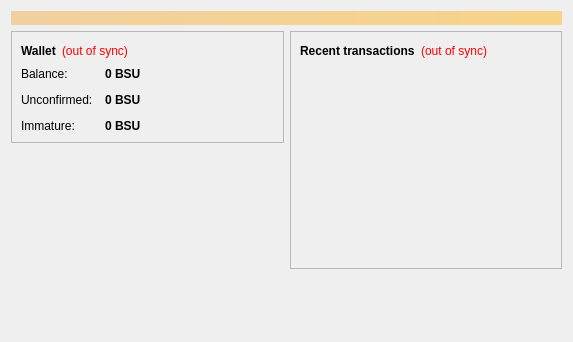
<?xml version="1.0" encoding="UTF-8"?>
<ui version="4.0">
 <class>OverviewPage</class>
 <widget class="QWidget" name="OverviewPage">
  <property name="geometry">
   <rect>
    <x>0</x>
    <y>0</y>
    <width>573</width>
    <height>342</height>
   </rect>
  </property>
  <property name="windowTitle">
   <string>Form</string>
  </property>
  <layout class="QVBoxLayout" name="topLayout">
   <item>
    <widget class="QLabel" name="labelAlerts">
     <property name="visible">
      <bool>false</bool>
     </property>
     <property name="styleSheet">
      <string notr="true">background-color: qlineargradient(x1: 0, y1: 0, x2: 1, y2: 0, stop:0 #F0D0A0, stop:1 #F8D488); color:#000000;</string>
     </property>
     <property name="wordWrap">
      <bool>true</bool>
     </property>
     <property name="margin">
      <number>3</number>
     </property>
    </widget>
   </item>
   <item>
    <layout class="QHBoxLayout" name="horizontalLayout" stretch="1,1">
     <item>
      <layout class="QVBoxLayout" name="verticalLayout_2">
       <item>
        <widget class="QFrame" name="frame">
         <property name="frameShape">
          <enum>QFrame::StyledPanel</enum>
         </property>
         <property name="frameShadow">
          <enum>QFrame::Raised</enum>
         </property>
         <layout class="QVBoxLayout" name="verticalLayout_4">
          <item>
           <layout class="QHBoxLayout" name="horizontalLayout_4">
            <item>
             <widget class="QLabel" name="label_5">
              <property name="font">
               <font>
                <weight>75</weight>
                <bold>true</bold>
               </font>
              </property>
              <property name="text">
               <string>Wallet</string>
              </property>
             </widget>
            </item>
            <item>
             <widget class="QLabel" name="labelWalletStatus">
              <property name="toolTip">
               <string>The displayed information may be out of date. Your wallet automatically synchronizes with the Bouichecoin network after a connection is established, but this process has not completed yet.</string>
              </property>
              <property name="styleSheet">
               <string notr="true">QLabel { color: red; }</string>
              </property>
              <property name="text">
               <string notr="true">(out of sync)</string>
              </property>
              <property name="alignment">
               <set>Qt::AlignLeading|Qt::AlignLeft|Qt::AlignVCenter</set>
              </property>
             </widget>
            </item>
            <item>
             <spacer name="horizontalSpacer_2">
              <property name="orientation">
               <enum>Qt::Horizontal</enum>
              </property>
              <property name="sizeHint" stdset="0">
               <size>
                <width>40</width>
                <height>20</height>
               </size>
              </property>
             </spacer>
            </item>
           </layout>
          </item>
          <item>
           <layout class="QFormLayout" name="formLayout_2">
            <property name="fieldGrowthPolicy">
             <enum>QFormLayout::AllNonFixedFieldsGrow</enum>
            </property>
            <property name="horizontalSpacing">
             <number>12</number>
            </property>
            <property name="verticalSpacing">
             <number>12</number>
            </property>
            <item row="0" column="0">
             <widget class="QLabel" name="label">
              <property name="text">
               <string>Balance:</string>
              </property>
             </widget>
            </item>
            <item row="0" column="1">
             <widget class="QLabel" name="labelBalance">
              <property name="font">
               <font>
                <weight>75</weight>
                <bold>true</bold>
               </font>
              </property>
              <property name="cursor">
               <cursorShape>IBeamCursor</cursorShape>
              </property>
              <property name="toolTip">
               <string>Your current balance</string>
              </property>
              <property name="text">
               <string notr="true">0 BSU</string>
              </property>
              <property name="textInteractionFlags">
               <set>Qt::LinksAccessibleByMouse|Qt::TextSelectableByKeyboard|Qt::TextSelectableByMouse</set>
              </property>
             </widget>
            </item>
            <item row="1" column="0">
             <widget class="QLabel" name="label_3">
              <property name="text">
               <string>Unconfirmed:</string>
              </property>
             </widget>
            </item>
            <item row="1" column="1">
             <widget class="QLabel" name="labelUnconfirmed">
              <property name="font">
               <font>
                <weight>75</weight>
                <bold>true</bold>
               </font>
              </property>
              <property name="cursor">
               <cursorShape>IBeamCursor</cursorShape>
              </property>
              <property name="toolTip">
               <string>Total of transactions that have yet to be confirmed, and do not yet count toward the current balance</string>
              </property>
              <property name="text">
               <string notr="true">0 BSU</string>
              </property>
              <property name="textInteractionFlags">
               <set>Qt::LinksAccessibleByMouse|Qt::TextSelectableByKeyboard|Qt::TextSelectableByMouse</set>
              </property>
             </widget>
            </item>
            <item row="2" column="0">
             <widget class="QLabel" name="labelImmatureText">
              <property name="text">
               <string>Immature:</string>
              </property>
             </widget>
            </item>
            <item row="2" column="1">
             <widget class="QLabel" name="labelImmature">
              <property name="font">
               <font>
                <weight>75</weight>
                <bold>true</bold>
               </font>
              </property>
              <property name="toolTip">
               <string>Mined balance that has not yet matured</string>
              </property>
              <property name="text">
               <string notr="true">0 BSU</string>
              </property>
              <property name="textInteractionFlags">
               <set>Qt::LinksAccessibleByMouse|Qt::TextSelectableByKeyboard|Qt::TextSelectableByMouse</set>
              </property>
             </widget>
            </item>
           </layout>
          </item>
         </layout>
        </widget>
       </item>
       <item>
        <spacer name="verticalSpacer">
         <property name="orientation">
          <enum>Qt::Vertical</enum>
         </property>
         <property name="sizeHint" stdset="0">
          <size>
           <width>20</width>
           <height>40</height>
          </size>
         </property>
        </spacer>
       </item>
      </layout>
     </item>
     <item>
      <layout class="QVBoxLayout" name="verticalLayout_3">
       <item>
        <widget class="QFrame" name="frame_2">
         <property name="frameShape">
          <enum>QFrame::StyledPanel</enum>
         </property>
         <property name="frameShadow">
          <enum>QFrame::Raised</enum>
         </property>
         <layout class="QVBoxLayout" name="verticalLayout">
          <item>
           <layout class="QHBoxLayout" name="horizontalLayout_2">
            <item>
             <widget class="QLabel" name="label_4">
              <property name="text">
               <string>&lt;b&gt;Recent transactions&lt;/b&gt;</string>
              </property>
             </widget>
            </item>
            <item>
             <widget class="QLabel" name="labelTransactionsStatus">
              <property name="toolTip">
               <string>The displayed information may be out of date. Your wallet automatically synchronizes with the Bouichecoin network after a connection is established, but this process has not completed yet.</string>
              </property>
              <property name="styleSheet">
               <string notr="true">QLabel { color: red; }</string>
              </property>
              <property name="text">
               <string notr="true">(out of sync)</string>
              </property>
              <property name="alignment">
               <set>Qt::AlignRight|Qt::AlignTrailing|Qt::AlignVCenter</set>
              </property>
             </widget>
            </item>
            <item>
             <spacer name="horizontalSpacer">
              <property name="orientation">
               <enum>Qt::Horizontal</enum>
              </property>
              <property name="sizeHint" stdset="0">
               <size>
                <width>40</width>
                <height>20</height>
               </size>
              </property>
             </spacer>
            </item>
           </layout>
          </item>
          <item>
           <widget class="QListView" name="listTransactions">
            <property name="styleSheet">
             <string notr="true">QListView { background: transparent; }</string>
            </property>
            <property name="frameShape">
             <enum>QFrame::NoFrame</enum>
            </property>
            <property name="verticalScrollBarPolicy">
             <enum>Qt::ScrollBarAlwaysOff</enum>
            </property>
            <property name="horizontalScrollBarPolicy">
             <enum>Qt::ScrollBarAlwaysOff</enum>
            </property>
            <property name="selectionMode">
             <enum>QAbstractItemView::NoSelection</enum>
            </property>
           </widget>
          </item>
         </layout>
        </widget>
       </item>
       <item>
        <spacer name="verticalSpacer_2">
         <property name="orientation">
          <enum>Qt::Vertical</enum>
         </property>
         <property name="sizeHint" stdset="0">
          <size>
           <width>20</width>
           <height>40</height>
          </size>
         </property>
        </spacer>
       </item>
      </layout>
     </item>
    </layout>
   </item>
  </layout>
 </widget>
 <resources/>
 <connections/>
</ui>
